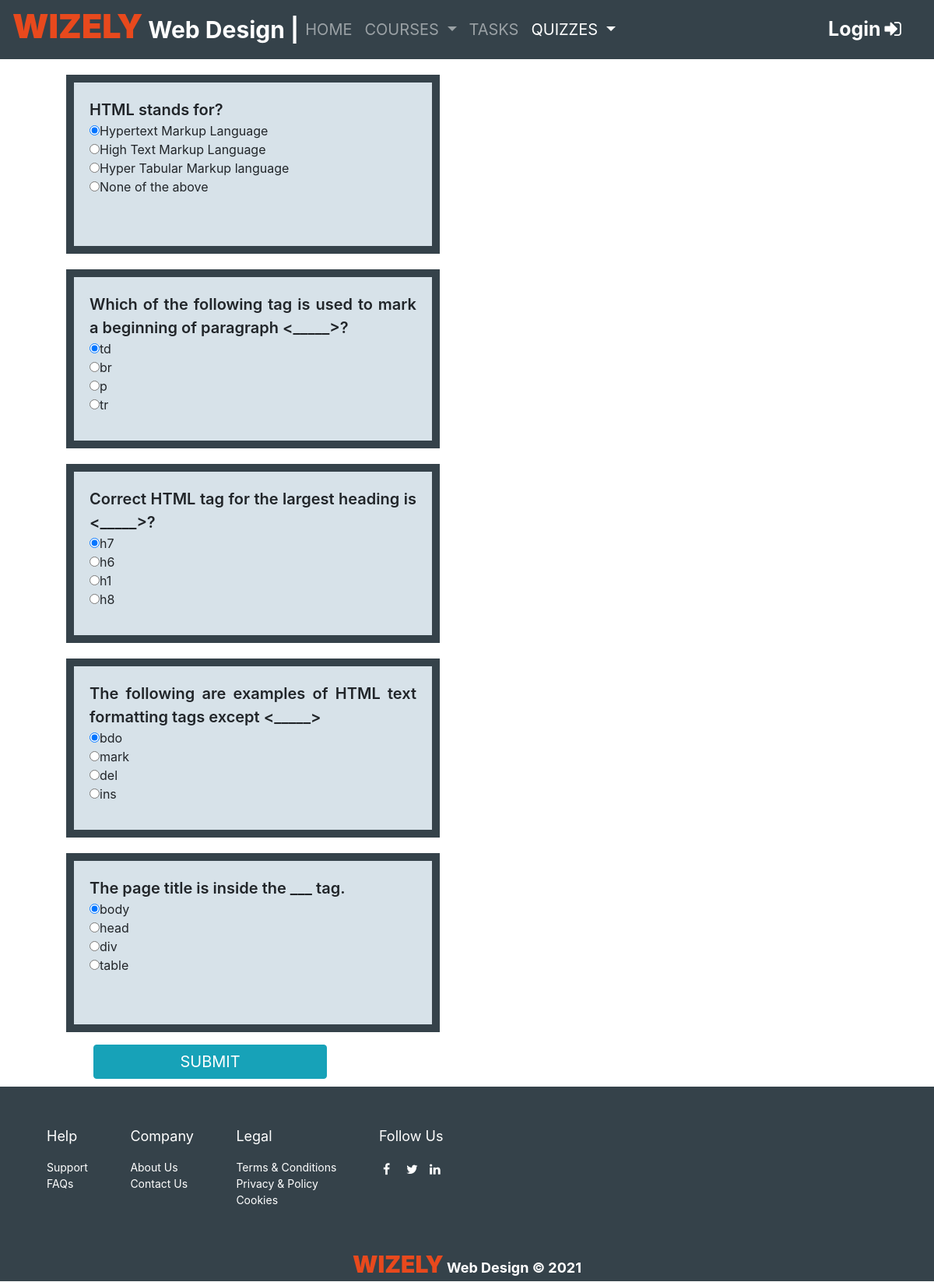
/HTML_Quiz.php, run on the app's committed database.
### tables this page shows
CREATE TABLE `quizzes` (
  `qid` int(11) NOT NULL,
  `category` varchar(255) NOT NULL,
  `question` varchar(255) NOT NULL,
  `option1` varchar(255) NOT NULL,
  `option2` varchar(255) NOT NULL,
  `option3` varchar(255) NOT NULL,
  `option4` varchar(255) NOT NULL,
  `answer` varchar(255) NOT NULL
);

### HTML_Quiz.php (the view, shortened to what this page needs)
<?php
include("config.php");
?>
<!DOCTYPE html>
<html lang="en">
<head>
	<link rel="stylesheet" href="CSS/quizzes.css">
	<link rel="stylesheet" type="text/css" href="bootstrap/bootstrap.css">
	<link rel="stylesheet" href="https://cdnjs.cloudflare.com/ajax/libs/font-awesome/4.7.0/css/font-awesome.min.css">
</head>
<body>
	<nav class="navbar navbar-expand-lg navbar-dark" style="background: #35424a;">
		<div class="collapse navbar-collapse" id="navbarNavDropdown">
			<h1 style="font-weight:bolder; font-size:30px; color:white">
				<span style="color:#e8491d; font-weight:bolder; font-size:43px">WIZELY</span>
				Web Design |
			</h1>
			<ul class="navbar-nav" style="font-size: 20px;">
				<li class="nav-item">
					<a class="nav-link" href="index.php">HOME <span class="sr-only">(current)</span></a>
				</li>
				<li class="nav-item dropdown">
					<a class="nav-link dropdown-toggle" href="#" id="navbarDropdownMenuLink" data-toggle="dropdown" aria-haspopup="true" aria-expanded="false">
						COURSES
					</a>
				</li>
				<li class="nav-item">
					<?php if (empty($user_check)) { ?>
						<a class="nav-link" href="LoginPage.php">TASKS</a>
					<?php } ?>
				</li>
				<li class="nav-item active dropdown">
					<a class="nav-link dropdown-toggle" href="#" id="navbarDropdownMenuLink" data-toggle="dropdown" aria-haspopup="true" aria-expanded="false">
						QUIZZES
					</a>
				</li>
			</ul>
		</div>
		<nav>
			<div class="btn-group">
				<?php if (empty($user_check)) { ?>
					<a href="LoginPage.php" class="login">Login<i class="fa fa-sign-in" aria-hidden="true"></i></a>
				<?php } ?>
			</div>
		</nav>
	</nav>
	<form action="" method="POST">
		<?php
		$sql = "SELECT * FROM quizzes WHERE category='HTML Quiz'";
		$stmt = $conn->query($sql);
		while ($row = $stmt->fetch(PDO::FETCH_ASSOC)) {
		?>
			<div class="form-group">
				<li><?php echo $row['question']; ?></li>
				<input type="radio" value="<?php echo $row['option1']; ?>" name="num[<?php echo $row['qid']; ?>]" checked><?php echo $row['option1']; ?><br>
				<input type="radio" value="<?php echo $row['option2']; ?>" name="num[<?php echo $row['qid']; ?>]"><?php echo $row['option2']; ?><br>
				<input type="radio" value="<?php echo $row['option3']; ?>" name="num[<?php echo $row['qid']; ?>]"><?php echo $row['option3']; ?><br>
				<input type="radio" value="<?php echo $row['option4']; ?>" name="num[<?php echo $row['qid']; ?>]"><?php echo $row['option4']; ?><br>
			</div>
		<?php } ?>
		<?php if (empty($user_check)) { ?>
			<form class="form-inline my-2 my-lg-0">
				<a type="button" class="btn btn-info w-25" href="LoginPage.php" style="font-size: 20px; margin-left:10%">SUBMIT</a>
			</form>
		<?php } ?>
	</form>
	<footer>
		<section>
			<p>Help</p>
			<ul>
				<li><a href="">Support</a></li>
				<li><a href="">FAQs</a></li>
			</ul>
		</section>
		<section>
			<p>Company</p>
			<ul>
				<li><a href="">About Us</a></li>
				<li><a href="">Contact Us</a></li>
			</ul>
		</section>
		<section>
			<p>Legal</p>
			<ul>
				<li><a href="">Terms & Conditions</a></li>
				<li><a href="">Privacy & Policy</a></li>
				<li><a href="">Cookies</a></li>
			</ul>
		</section>
		<section>
			<p>Follow Us</p>
			<a href="#" class="fa fa-facebook" title="Facebook"></a>
			<a href="#" class="fa fa-twitter" title="Twitter"></a>
			<a href="#" class="fa fa-linkedin" title="LinkedIn"></a>
		</section>
		<div>
			<p><span>WIZELY</span> Web Design &copy; 2021</p>
		</div>
	</footer>
</body>
</html>

### CSS/quizzes.css (style rules this page uses)
.btn-group { width: 300px; }
.login { color: #ffffff; margin-left: 180px; font-size: 25px; text-decoration: none; font-weight: bold; }
form li { list-style: none; font-size: 20px; font-weight: 600; }
form div { display: block; background-color: #d7e2e9; text-align: justify; width: 40%; height: 230px; margin: 20px 85px; padding: 20px; border: #35424a solid 10px; }
footer { padding: 20px; margin-top: 10px; height: 250px; background-color: #35424a; }
footer section { text-align: justify; display: inline-block; margin-left: 30px; margin-top: 20px; padding: 10px; color: #ffffff; }
footer section ul { list-style: none; margin-top: 10px; padding: 0; }
footer section p { font-size: 18px; }
footer section a { float: left; text-decoration: none; color: #ffffff; font-size: 14px; }
footer div { margin-top: 40px; display: block; text-align: center; color: white; }
footer div p { color: #ffffff; font-weight: bolder; font-size: 18px; }
footer div p span { color: #e8491d; font-weight: bolder; font-size: 30px; }
.fa { padding: auto; font-size: 30px; width: 20px; height: 20px; text-decoration: none; margin: 5px 5px; color: white; }

### data on the page
quizzes: question "HTML stands for?", option1 "Hypertext Markup Language", option2 "High Text Markup Language", option3 "Hyper Tabular Markup language", option4 "None of the above"
quizzes: question "Which of the following tag is used to mark a beginning of paragraph <_____>?", option1 "td", option2 "br", option3 "p", option4 "tr"
quizzes: question "Correct HTML tag for the largest heading is <_____>?", option1 "h7", option2 "h6", option3 "h1", option4 "h8"
quizzes: question "The following are examples of HTML text formatting tags except <_____>", option1 "bdo", option2 "mark", option3 "del", option4 "ins"
quizzes: question "The page title is inside the ___ tag.", option1 "body", option2 "head", option3 "div", option4 "table"
